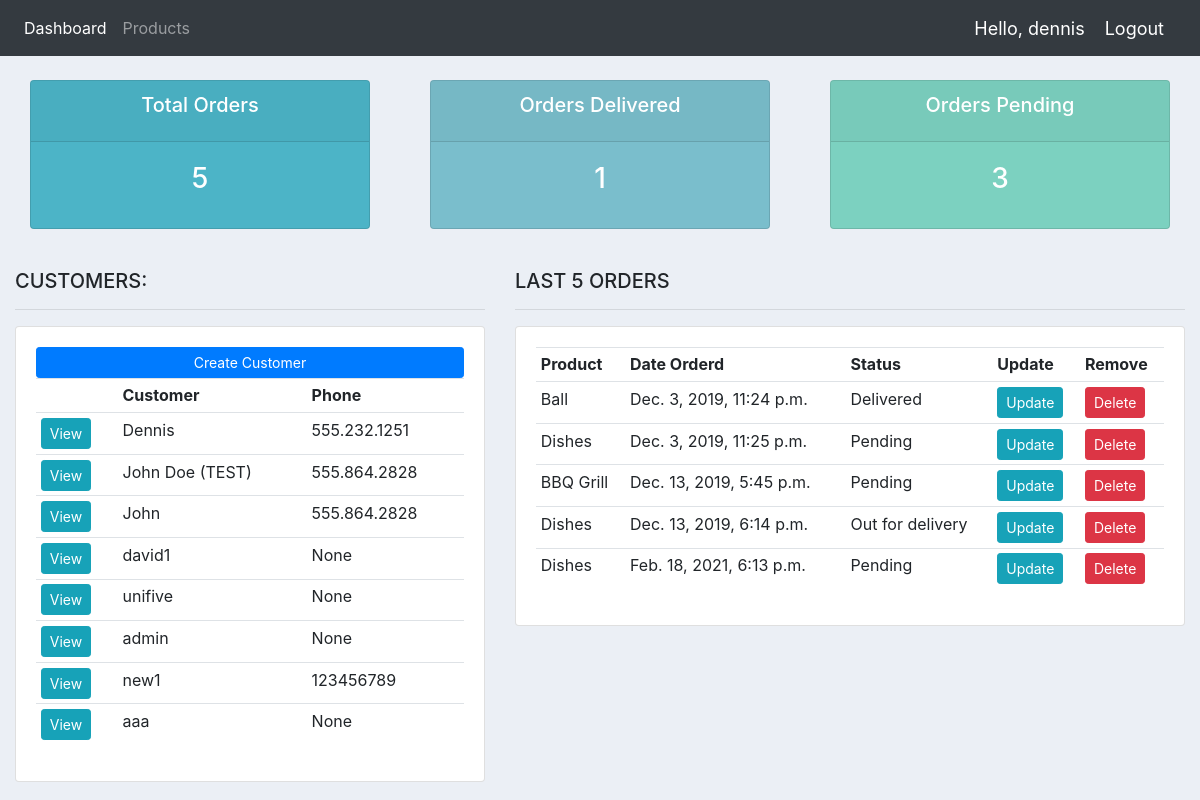
The app's page / (signed in) with its own data.
### accounts/models.py (models this page shows, shortened)
class Customer(models.Model):
	user = models.OneToOneField(User, null=True, blank=True, on_delete=models.CASCADE)
	name = models.CharField(max_length=200, null=True)
	phone = models.CharField(max_length=200, null=True)
	email = models.CharField(max_length=200, null=True)
	profile_pic = models.ImageField(default="profile1.png", null=True, blank=True)
	date_created = models.DateTimeField(auto_now_add=True, null=True)

class Order(models.Model):
	STATUS = (
			('Pending', 'Pending'),
			('Out for delivery', 'Out for delivery'),
			('Delivered', 'Delivered'),
			)
	customer = models.ForeignKey(Customer, null=True, on_delete= models.SET_NULL)
	product = models.ForeignKey(Product, null=True, on_delete= models.SET_NULL)
	date_created = models.DateTimeField(auto_now_add=True, null=True)
	status = models.CharField(max_length=200, null=True, choices=STATUS)
	note = models.CharField(max_length=1000, null=True)

class Product(models.Model):
	CATEGORY = (
			('Indoor', 'Indoor'),
			('Out Door', 'Out Door'),
			)
	name = models.CharField(max_length=200, null=True)
	price = models.FloatField(null=True)
	category = models.CharField(max_length=200, null=True, choices=CATEGORY)
	description = models.CharField(max_length=200, null=True, blank=True)
	date_created = models.DateTimeField(auto_now_add=True, null=True)
	tags = models.ManyToManyField(Tag)
	def __str__(self):
		return self.name

### accounts/decorators.py (the view)
	def wrapper_function(request, *args, **kwargs):
		group = None
		if request.user.groups.exists():
			group = request.user.groups.all()[0].name
		if group == 'customer':
			return redirect('user-page')
		if group == 'admin':
			return view_func(request, *args, **kwargs)

### accounts/views.py (called while the page is built)
@login_required(login_url='login')
@admin_only
def home(request):
	orders = Order.objects.all()
	customers = Customer.objects.all()
	total_customers = customers.count()
	total_orders = orders.count()
	delivered = orders.filter(status='Delivered').count()
	pending = orders.filter(status='Pending').count()
	context = {'orders':orders, 'customers':customers,
	'total_orders':total_orders,'delivered':delivered,
	'pending':pending }
	return render(request, 'accounts/dashboard.html', context)

### accounts/templates/accounts/dashboard.html
{% extends 'accounts/main.html' %}
{% block content %}
{% include 'accounts/status.html' %}
<br>
<div class="row">
	<div class="col-md-5">
		<h5>CUSTOMERS:</h5>
		<hr>
		<div class="card card-body">
			<a class="btn btn-primary  btn-sm btn-block" href="{% url 'create_customer'%}">Create Customer</a>
			<table class="table table-sm">
				<tr>
					<th></th>
					<th>Customer</th>
					<th>Phone</th>
				</tr>
				{% for customer in customers %}
				<tr>
					<td><a class="btn btn-sm btn-info" href="{% url 'customer' customer.id %}">View</a></td>
					<td>{{customer.name}}</td>
					<td>{{customer.phone}}</td>
				</tr>
				{% endfor %}
			</table>
		</div>
	</div>
	<div class="col-md-7">
		<h5>LAST 5 ORDERS</h5>
		<hr>
		<div class="card card-body">
			<table class="table table-sm">
				<tr>
					<th>Product</th>
					<th>Date Orderd</th>
					<th>Status</th>
					<th>Update</th>
					<th>Remove</th>
				</tr>
				{% for order in orders %}
				<tr>
					<td>{{order.product}}</td>
					<td>{{order.date_created}}</td>
					<td>{{order.status}}</td>
					<td><a class="btn btn-sm btn-info" href="{% url 'update_order' order.id %}">Update</a></td>
					<td><a class="btn btn-sm btn-danger" href="{% url 'delete_order' order.id %}">Delete</a></td>
				</tr>
				{% endfor %}
			</table>
		</div>
	</div>
</div>
{% endblock %}

### accounts/templates/accounts/main.html (shortened to what this page needs)
{% load static %}
<!DOCTYPE html>
<html>
<head>
	<link rel="stylesheet" href="https://stackpath.bootstrapcdn.com/bootstrap/4.3.1/css/bootstrap.min.css"
>
	<link rel="stylesheet" type="text/css" href="{% static '/css/main.css' %}">
</head>
<body>
	{% include 'accounts/navbar.html' %}
	<div class="container-fluid">
		{% block content %}
		{% endblock %}
	</div>
</body>
</html>

### accounts/templates/accounts/navbar.html (shortened to what this page needs)
{% load static %}
<nav class="navbar navbar-expand-lg navbar-dark bg-dark">
  <div class="collapse navbar-collapse" id="navbarNav">
    <ul class="navbar-nav">
      {% if request.user.is_staff %}
      <li class="nav-item active">
        <a class="nav-link" href="{% url 'home' %}">Dashboard</a>
      </li>
      <li class="nav-item">
        <a class="nav-link" href="{% url 'products' %}">Products</a>
      </li>
      {% else %}
      <li class="nav-item">
        <a class="nav-link" href="{% url 'account' %}">Settings</a>
      </li>
      {% endif %}
    </ul>
  </div>
  <span class="hello-msg">Hello, {{request.user}}</span>
  <span><a class="hello-msg" href="{% url 'logout' %}">Logout</a></span>
</nav>

### accounts/templates/accounts/status.html
<br>
<div class="row">
	<div class="col">
		<div class="col-md">
			<div class="card text-center text-white  mb-3" id="total-orders">
			  	<div class="card-header">
			  		<h5 class="card-title">Total Orders</h5>
			  	</div>
			  	<div class="card-body">
			    	<h3 class="card-title">{{total_orders}}</h3>
			  	</div>
			</div>
		</div>
	</div>
	<div class="col">
		<div class="col-md">
			<div class="card text-center text-white  mb-3" id="orders-delivered">
			  	<div class="card-header">
			  		<h5 class="card-title">Orders Delivered</h5>
			  	</div>
			  	<div class="card-body">
			    	<h3 class="card-title">{{delivered}}</h3>
			  	</div>
			</div>
		</div>
	</div>
	<div class="col">
		<div class="col-md">
			<div class="card text-center text-white  mb-3" id="orders-pending">
			  	<div class="card-header">
			  		<h5 class="card-title">Orders Pending</h5>
			  	</div>
			  	<div class="card-body">
			    	<h3 class="card-title">{{pending}}</h3>
			  	</div>
			</div>
		</div>
	</div>
</div>

### static/css/main.css (style rules this page uses)
body { background-color: #ebeff5; }
#total-orders { background-color: #4cb4c7; }
#orders-delivered { background-color: #7abecc; }
#orders-pending { background-color: #7CD1C0; }

### accounts/templates/accounts/navbar.html (style rules this page uses)
.hello-msg { font-size: 18px; color: #fff; margin-right: 20px; }

### records on screen
Customer: name "Dennis", phone "555.232.1251"
Customer: name "John Doe (TEST)", phone "555.864.2828"
Customer: name "John", phone "555.864.2828"
Customer: name "david1", phone "None"
Customer: name "unifive", phone "None"
Customer: name "admin", phone "None"
Customer: name "new1", phone "123456789"
Customer: name "aaa", phone "None"
Order: product "Ball", date_created "Dec. 3, 2019, 11:24 p.m.", status "Delivered"
Order: product "Dishes", date_created "Dec. 3, 2019, 11:25 p.m.", status "Pending"
Order: product "BBQ Grill", date_created "Dec. 13, 2019, 5:45 p.m.", status "Pending"
Order: product "Dishes", date_created "Dec. 13, 2019, 6:14 p.m.", status "Out for delivery"
Order: product "Dishes", date_created "Feb. 18, 2021, 6:13 p.m.", status "Pending"

### other values on screen
{{ request.user }} "dennis"
{{ total_orders }} "5"
{{ delivered }} "1"
{{ pending }} "3"
